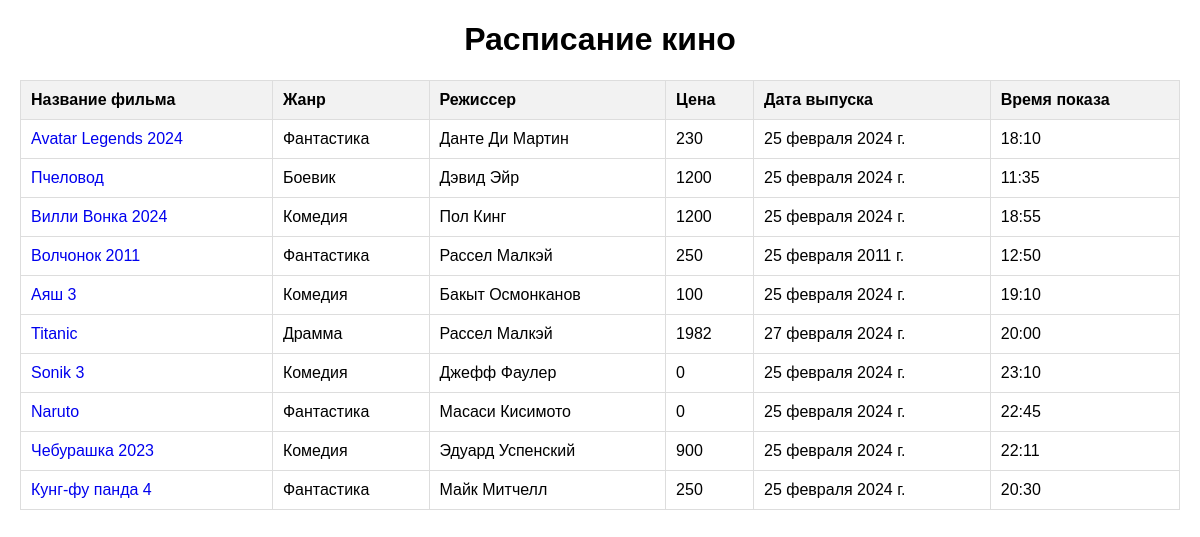
Screenshot of /movie-schedule/ with the database file from the repository.
### tvshows/models.py (models this page shows, shortened)
class TvShow(models.Model):
    GENRE = (
        ('Хоррор', 'Хоррор'),
        ('Комедия', 'Комедия'),
        ('Фантастика', 'Фантастика'),
        ('Драмма', 'Драмма'),
        ('Боевик', 'Боевик')
    )
    title = models.CharField('Укажите название фильма', max_length=100)
    description = models.TextField('Укажите описание фильма')
    image = models.ImageField('Загрузите фото', upload_to='cinema/')
    genre = models.CharField('Укажите жанр', max_length=100, choices=GENRE)
    director = models.CharField('Укажите режисера', max_length=100)
    cost = models.PositiveIntegerField('Укажите цену')
    year = models.DateField('Укажите дату выпуска фильма', null=True)
    trailer = models.URLField('Укажите трейлер', blank=True)
    times = models.TimeField('время показа', null=True)
    image2 = models.ImageField('фон', upload_to='cinema/', null=True)
    acter = models.CharField('гл актер', max_length=50, null=True)
    otzv = models.CharField('otzzv', max_length=50, null=True)
    class Meta:
        verbose_name_plural = 'Cinema'

### tvshows/views.py (the view)
# urls.py: path('movie-schedule/', views.movie_schedule, name='movie_schedule'),
def movie_schedule(request):
    tvshows = TvShow.objects.all()
    return render(request, 'films/ab.html', {'tvshows': tvshows})

### templates/films/ab.html (shortened to what this page needs)
<!DOCTYPE html>
<html lang="en">
<head>
</head>
<body>
<h1>Расписание кино</h1>
<table>
    <tr>
        <th>Название фильма</th>
        <th>Жанр</th>
        <th>Режиссер</th>
        <th>Цена</th>
        <th>Дата выпуска</th>
        <th>Время показа</th>
    </tr>
    {% for tvshow in tvshows %}
    <tr>
        <td><li><a href="/film_detail/{{tvshow.id}}" class="btn btn-primary"> {{ tvshow.title}}</a></li></td>
        <td>{{ tvshow.get_genre_display }}</td>
        <td>{{ tvshow.director }}</td>
        <td>{{ tvshow.cost }}</td>
        <td>{{ tvshow.year }}</td>
        <td>{{ tvshow.times }}</td>
    </tr>
    {% endfor %}
</table>
</body>
</html>

### templates/films/ab.html (style rules this page uses)
body { font-family: Arial, sans-serif; margin: 20px; }
h1 { text-align: center; }
table { width: 100%; border-collapse: collapse; margin-top: 20px; }
th, td { padding: 10px; text-align: left; border: 1px solid #ddd; }
th { background-color: #f2f2f2; }
tr td a { text-decoration: none; }
tr td li { color: #f2f2f0; list-style: none; transition: all 1.5s ease; }

### rows the page displays
TvShow: title "Avatar Legends 2024", genre "Фантастика", director "Данте Ди Мартин", cost "230", year "25 февраля 2024 г.", times "18:10"
TvShow: title "Пчеловод", genre "Боевик", director "Дэвид Эйр", cost "1200", year "25 февраля 2024 г.", times "11:35"
TvShow: title "Вилли Вонка 2024", genre "Комедия", director "Пол Кинг", cost "1200", year "25 февраля 2024 г.", times "18:55"
TvShow: title "Волчонок 2011", genre "Фантастика", director "Рассел Малкэй", cost "250", year "25 февраля 2011 г.", times "12:50"
TvShow: title "Аяш 3", genre "Комедия", director "Бакыт Осмонканов", cost "100", year "25 февраля 2024 г.", times "19:10"
TvShow: title "Titanic", genre "Драмма", director "Рассел Малкэй", cost "1982", year "27 февраля 2024 г.", times "20:00"
TvShow: title "Sonik 3", genre "Комедия", director "Джефф Фаулер", cost "0", year "25 февраля 2024 г.", times "23:10"
TvShow: title "Naruto", genre "Фантастика", director "Масаси Кисимото", cost "0", year "25 февраля 2024 г.", times "22:45"
TvShow: title "Чебурашка 2023", genre "Комедия", director "Эдуард Успенский", cost "900", year "25 февраля 2024 г.", times "22:11"
TvShow: title "Кунг-фу панда 4", genre "Фантастика", director "Майк Митчелл", cost "250", year "25 февраля 2024 г.", times "20:30"
